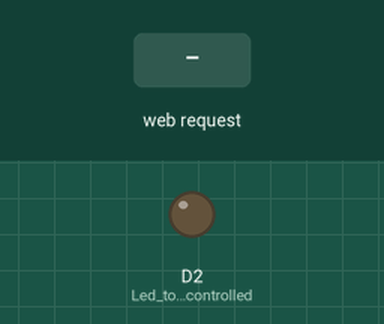
Bench run of a sketch on a simulated ESP8266 (NodeMCU). Shown: output pins drawn as LEDs (lit = HIGH). The test bench sets the inputs (shaded band). WiFi joins after 1.5 s; servers stay silent unless stated; what the sketch prints to the serial monitor is not drawn.

Above: at 2.7 s.
2.8 s: HTTP request GET /on received
At 3.7 s:
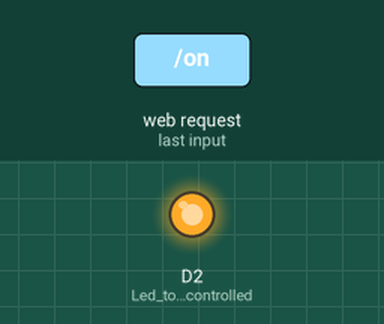
4.3 s: HTTP request GET /off received
At 4.8 s:
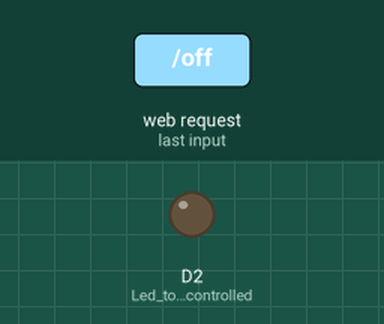
Timing chart, 0 to 7.3 s (numbered marks = the images above; inputs shaded):
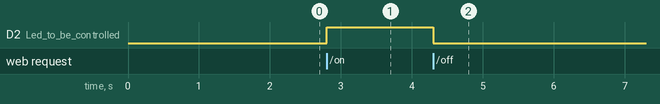

The sketch:

WebServer_alternate_code.ino
```cpp
// WEBSERVER TO CONTROL LED

#include<ESP8266WiFi.h>

char* ssid = "Naganandana"; // WIFI.BEGIN() FN NEEDS IT TO BE IN CHAR*
char* pass = ""; // these are in char* because thats how you store strings in C++

WiFiServer server(80); // WiFi server on port 80 (the default HTTP port)

void setup(){
  Serial.begin(9600);
  pinMode(D2, OUTPUT); // Led to be controlled

  Serial.println("Connecting to my network...");
  WiFi.begin(ssid, pass);
  while(WiFi.status() != WL_CONNECTED){
    Serial.print(".");
    delay(50);
  }

  Serial.println("Wifi is connected!");
  server.begin(); // starts the server, allowing the ESP8266 to listen for incoming connections.
  Serial.println(WiFi.localIP()); // prints the local IP address of the ESP8266 to the Serial Monitor.
  // By printing the local IP address to the Serial Monitor,
  // you can know which IP address to use to access the web server running on your ESP8266.
}

void loop(){
  WiFiClient client = server.available();
  if(!client){
    return;
  }
  Serial.println("Request received from client!");

  String request = client.readStringUntil('\r'); //constructs a String until it encounters the
  // specified delimiter character, which in this case is the carriage return (\r).
  Serial.println(request);

  if( request.indexOf("/on") != -1){
    Serial.println("LED ON");
    digitalWrite(D2, HIGH);
  }
  if( request.indexOf("/off") != -1){
    Serial.println("LED OFF");
    digitalWrite(D2, LOW);
  }

  client.println(
    "<html>"
    "<title>LED CONTROL</title><center>"
    "<h1>LED CONTROL</h1>"
    "<a href = '/on'><button>LED ON</button></a>"
    "<a href = '/off'><button>LED OFF</button></a>"
    "</center></html>"
  );
}
```

Measured:
- after the input at 2.8 s, D2 (Led_to_be_controlled): LOW → HIGH at once
- after the input at 4.3 s, D2 (Led_to_be_controlled): HIGH → LOW at once
